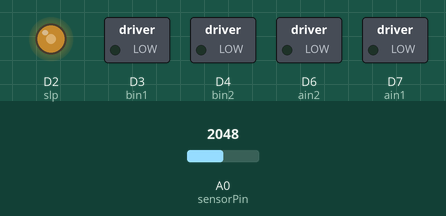
Simulated run of this sketch. Board: Particle Photon. On the bench: switched loads named in the sketch (green lamp = pin HIGH), output pins drawn as LEDs (lit = HIGH). The test bench sets the inputs (shaded band); at power-on: A0 (sensorPin) = 2048. What the sketch prints to the serial monitor is not drawn.

Above: at 1.7 s.
1.8 s: A0 (sensorPin) set to 1228
At 3.0 s:
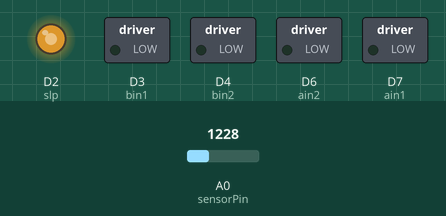
3.3 s: A0 (sensorPin) set to 491
At 4.3 s:
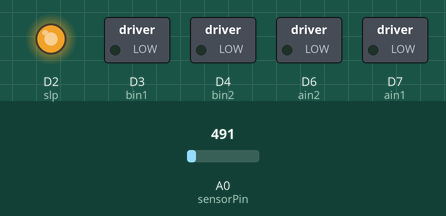
4.8 s: A0 (sensorPin) set to 3603
At 5.4 s:
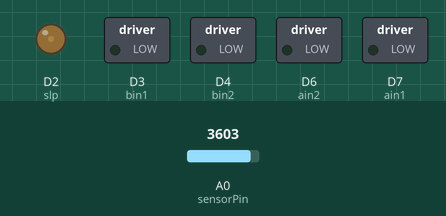
6.3 s: A0 (sensorPin) set to 2047
At 6.6 s:
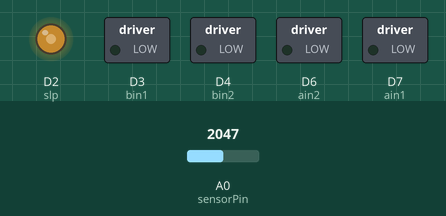
Timing chart, 0 to 8.8 s (numbered marks = the images above; inputs shaded):
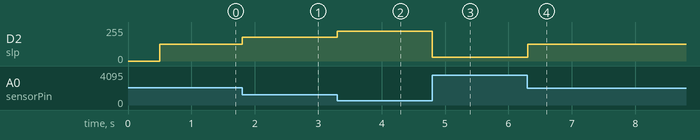

The sketch:

a1.ino
```cpp
#include <Adafruit_APDS9960_Particle.h>

Adafruit_APDS9960 apds;

//motor 1
int ain1 = D7;
int ain2 = D6;

//motor 2
int bin1 = D3;
int bin2 = D4;

int sensorPin = A0;

int analogVal = 0; //setting value to store info from photoresistor


void setup() {

  Serial.begin(9600);

  if(!apds.begin()){
    Serial.println("Helppppp we've failed to initialize! Please check my wiring :(");
  }
  else Serial.println("Device initialized!");

  apds.enableProximity(true);
  apds.enableGesture(true);

  pinMode (ain1, OUTPUT);
  pinMode (ain2, OUTPUT);
  pinMode (bin1, OUTPUT);
  pinMode (bin2, OUTPUT);
  pinMode (D2, OUTPUT); //slp


  delay(500);
}

void loop() {
  analogVal = analogRead(sensorPin);
  analogVal = 4095 - analogVal;
  Serial.printf("\nA: %d\t", analogVal);


  int speed = (255 * analogVal)/4095;
  Serial.printf("AINVERT: %d\t", speed);

  analogWrite(D2, speed); //connected to DRV8833's SLP
  handleGesture();
}


void handleGesture() {

  uint8_t gesture = apds.readGesture();

  if (gesture == APDS9960_DOWN) {
    Serial.println("v");
    digitalWrite(bin1, HIGH);
    digitalWrite(bin2, LOW);
  }

  if (gesture == APDS9960_UP) {
    Serial.println("^");
    digitalWrite(bin1, LOW);
    digitalWrite(bin2, HIGH);
  }

  if (gesture == APDS9960_LEFT) {
    Serial.println("<");
    digitalWrite(ain1, LOW);
    digitalWrite(ain2, HIGH);
  }

  if(gesture == APDS9960_RIGHT) {
    Serial.println(">");
    digitalWrite(ain1, HIGH);
    digitalWrite(ain2, LOW);
  }
}
```

Measured:
- after the input at 1.8 s, D2 (slp): 127/255 → 178/255 at once
- after the input at 3.3 s, D2 (slp): 178/255 → 224/255 at once
- after the input at 4.8 s, D2 (slp): 224/255 → 30/255 at once
- after the input at 6.3 s, D2 (slp): 30/255 → 127/255 at once
